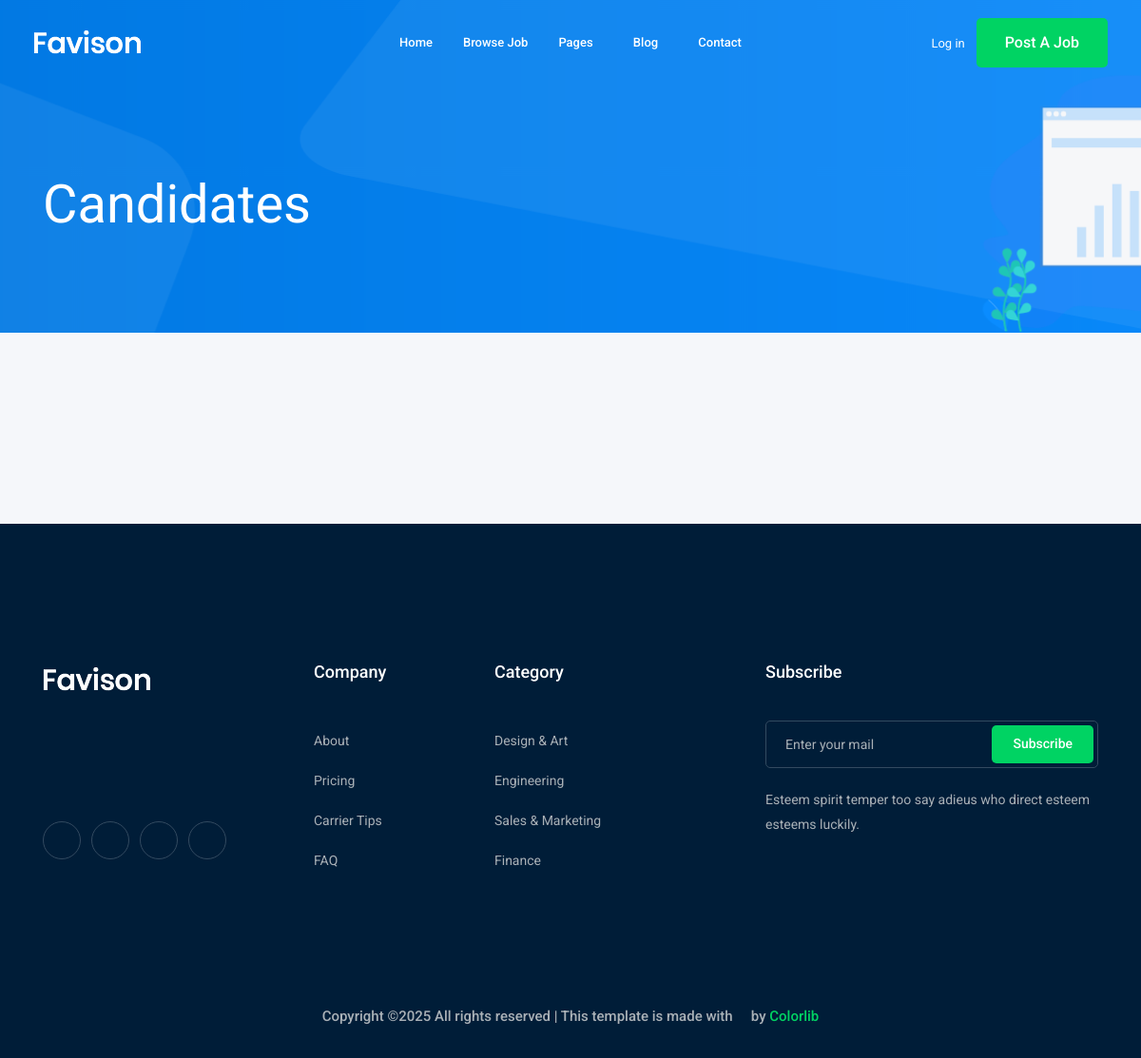
The page /job/eng on the database as committed earlier.
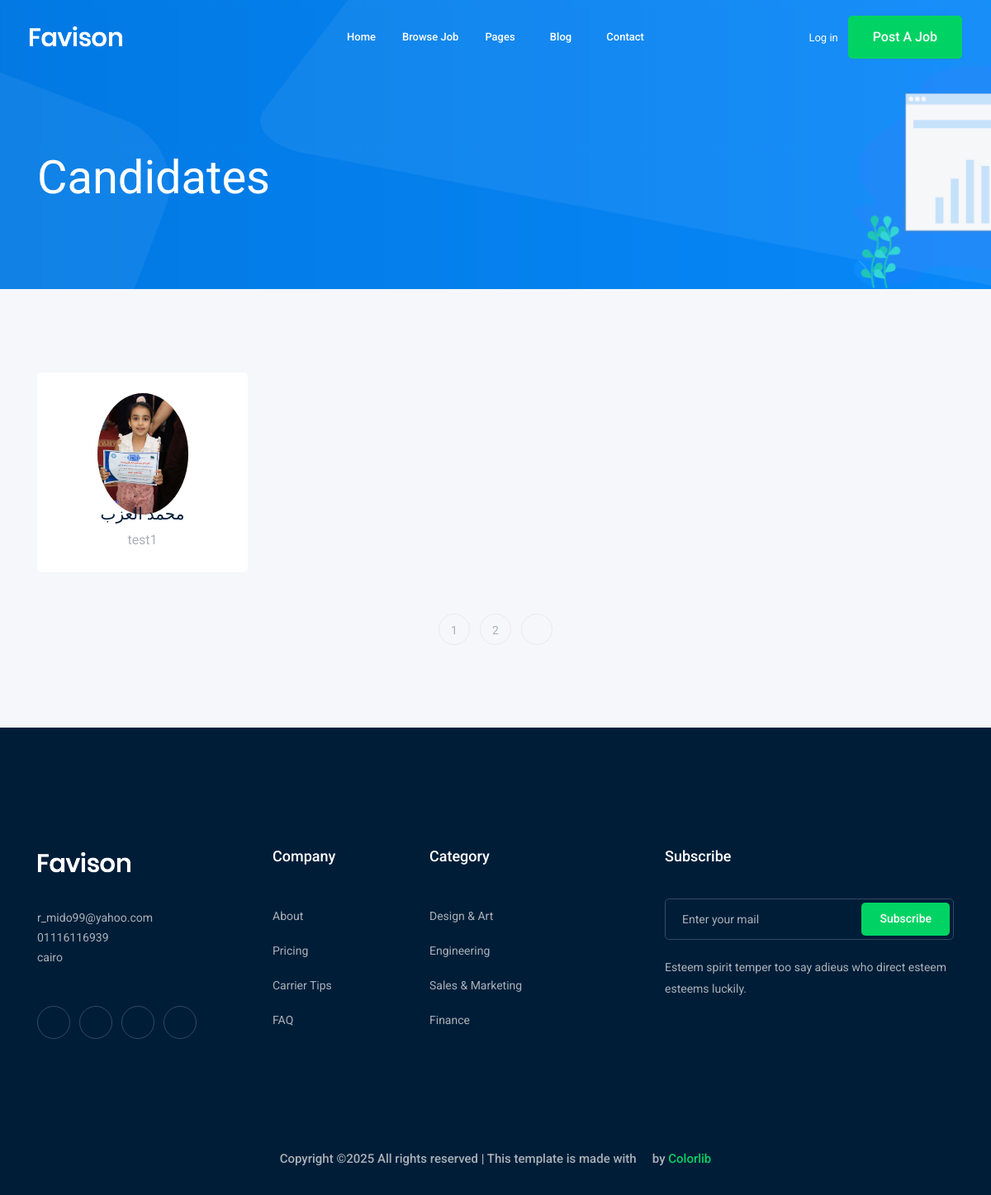
The same page on the database as committed later.
### job/models.py (models this page shows, shortened)
class Apply(models.Model):
    job=models.ForeignKey(Job,related_name='apply_job',on_delete=models.SET_NULL,null=True,blank=True)
    user=models.ForeignKey(User,related_name='apply_user',on_delete=models.CASCADE)
    name=models.CharField(max_length=120)
    email=models.CharField(max_length=120)
    website=models.URLField(null=True,blank=True)
    cv=models.FileField(upload_to='cv')
    content=models.TextField(max_length=1500)
    image=models.ImageField(upload_to='image_eng')

class Job(models.Model):
    user=models.ForeignKey(User,related_name='job_user',on_delete=models.CASCADE)
    title=models.CharField(max_length=120)
    jop_type=models.CharField(max_length=75,choices=JOP_TYPE)
    descriptions=models.TextField(max_length=2500)
    publish_date=models.DateTimeField(default=timezone.now)
    vacancy=models.IntegerField(default=1)
    salary=models.FloatField(default=0)
    experience=models.IntegerField(default=1)
    category=models.ForeignKey('Category',related_name='job_category',on_delete=models.SET_NULL,null=True,blank=True)
    image=models.ImageField(upload_to='image_job',null=True,blank=True)
    slug=models.SlugField(null=True,blank=True)
    loction=models.ForeignKey('Loction',related_name='job_loction',on_delete=models.SET_NULL,null=True,blank=True)
    def __str__(self):
        return self.title

### home/models.py (models this page shows, shortened)
class Setting(models.Model):
    name=models.CharField(max_length=120)
    image=models.ImageField(upload_to='images')
    subtitle=models.TextField(max_length=2500)
    phone=models.CharField(max_length=25)
    email=models.CharField(max_length=120)
    address=models.CharField(max_length=130)
    facebook=models.URLField(null=True,blank=True)
    googleapp=models.URLField(null=True,blank=True)
    twitter=models.URLField(null=True,blank=True)
    instagram=models.URLField(null=True,blank=True)

### job/views.py (the view)
# urls.py: path('eng',views.eng,name='eng'),
def eng(request):
    eng=Apply.objects.all()
    paginator = Paginator(eng, 1)  # Show 25 contacts per page.
    page_number = request.GET.get("page")
    page_obj = paginator.get_page(page_number)
    context={
        'engineer':page_obj
    }
    return render(request,'job/eng.html',context)

### home/get_context_data.py (called while the page is built)
def get_context_data(request):
    data=Setting.objects.all().last()
    return {'data':data}

### job/templates/job/eng.html (shortened to what this page needs)
{% extends 'base.html' %}
{% block body %}
    <div class="bradcam_area bradcam_bg_1">
        <div class="container">
            <div class="row">
                <div class="col-xl-12">
                    <div class="bradcam_text">
                        <h3>Candidates</h3>
                    </div>
                </div>
            </div>
        </div>
    </div>
    <div class="featured_candidates_area candidate_page_padding">
        <div class="container">
            <div class="row">
            {% for object in engineer %}
                <div class="col-md-6 col-lg-3">
                    <div class="single_candidates text-center">
                        <div class="thumb">
                            <img src="{{object.image.url}}" alt="">
                        </div>
                        <a href="#"><h4>{{object.name}}</h4></a>
                        <p>{{object.job}}</p>
                    </div>
                </div>
            {% endfor %}
            </div>
{% if engineer.has_other_pages %}
            <div class="row">
                <div class="col-lg-12">
                    <div class="pagination_wrap">
                        <ul>
{% for i in engineer.paginator.page_range %}
    <li><a href="?page={{i}}"><span>{{i}}</span></a></li>
{% endfor %}
                            {% if engineer.has_next %}
                            <li><a href="?page={{engineer.next_page_number}}"> <i class="ti-angle-right"></i> </a></li>
                            {% endif %}
                        </ul>
                    </div>
                </div>
            </div>
        {% endif %}
        </div>
    </div>
{% endblock body %}

### templates/base.html (shortened to what the changed rows need)
{% load static %}
<!doctype html>
<html class="no-js" lang="zxx">
<head>
    <link rel="stylesheet" href="{% static 'en/css/bootstrap.min.css' %}">
    <link rel="stylesheet" href="{% static 'en/css/owl.carousel.min.css' %}">
    <link rel="stylesheet" href="{% static 'en/css/magnific-popup.css' %}">
    <link rel="stylesheet" href="{% static 'en/css/font-awesome.min.css' %}">
    <link rel="stylesheet" href="{% static 'en/css/themify-icons.css' %}">
    <link rel="stylesheet" href="{% static 'en/css/nice-select.css' %}">
    <link rel="stylesheet" href="{% static 'en/css/flaticon.css' %}">
    <link rel="stylesheet" href="{% static 'en/css/gijgo.css' %}">
    <link rel="stylesheet" href="{% static 'en/css/animate.css' %}">
    <link rel="stylesheet" href="{% static 'en/css/slicknav.css' %}">
    <link rel="stylesheet" href="{% static 'en/css/style.css' %}">
</head>
<body>
    <header>
        <div class="header-area ">
        </div>
    </header>
   {% block body %}
   {% endblock body %}
    <footer class="footer">
        <div class="footer_top">
            <div class="container">
                <div class="row">
                    <div class="col-xl-3 col-md-6 col-lg-3">
                        <div class="footer_widget wow fadeInUp" data-wow-duration="1s" data-wow-delay=".3s">
                            <div class="footer_logo">
                                <a href="#">
                                </a>
                            </div>
                            <p>
                               {{data.email}} <br>
                                {{data.phone}} <br>
                               {{data.address}}
                            </p>
                            <div class="socail_links">
                                <ul>
                                </ul>
                            </div>
                        </div>
                    </div>
                </div>
            </div>
        </div>
        <div class="copy-right_text wow fadeInUp" data-wow-duration="1.4s" data-wow-delay=".3s">
        </div>
    </footer>
</body>
</html>

Rows that differ between the two databases and show on the page:
added Apply: image (picture), name "محمد العزب", job "test1"
added Setting: email "r_mido99@yahoo.com", phone "01116116939", address "cairo"
Other text that changed with them:
new list line: "1"
new list line: "2"
